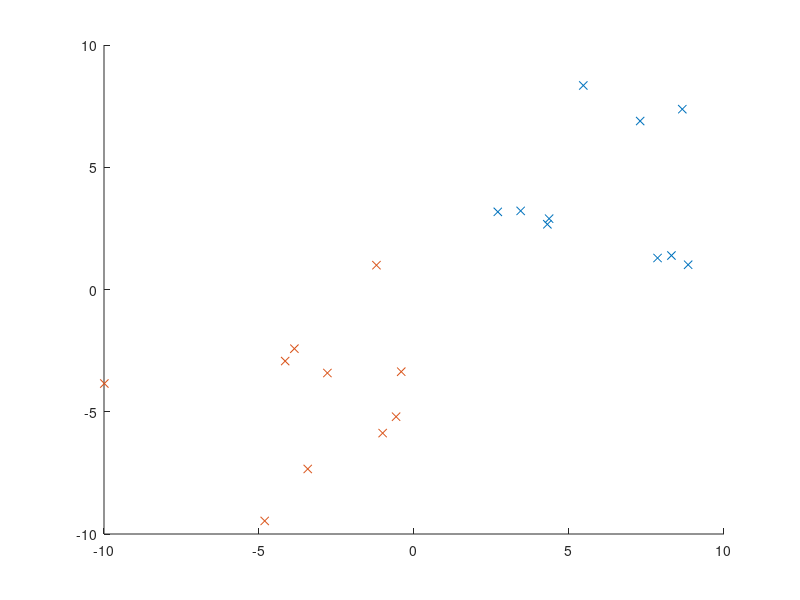

This figure's MATLAB source: (Note: this script raises an error after producing the figure.)
%% generowanie zbioru

a1 = 10;
b1 = 1;
a2 = -10;
b2 = 1;

lambda = 1;

r1 = a1 + (b1-a1)*rand(10, 2);
y1 = ones(10, 1);
r2 = a2 + (b2-a2)*rand(10, 2);
y2 = -ones(10, 1);
 
setX = [r1; r2];
setY = [y1; y2];

fun = @(W) W(1:2)'*W(1:2);
A = [setX, -ones(20, 1)].*repmat(-setY, [1 3]);
W = fmincon(fun, ones(3, 1), A, -ones(20, 1));

Class = setX*W(1:2) - W(3) 



clf;
hold on;
plot(r1(:,1), r1(:, 2), 'x')
plot(r2(:,1), r2(:, 2), 'x')
hold off;



%% zadanie dualne

H = diag(setY)*setX;
H = H*H';

f = -ones(20, 1);
lambda = 0.1;

lb = zeros(20, 1);
ub = ones(20, 1) /(2*20*lambda);

Aeq = setY';
beq = 0;
[C, fval] = quadprog(H, f, [], [], Aeq, beq, lb);

Wd = zeros(1, 2);

for i = 1:20
	Wd = Wd + C(i) * setY(i) * setX(i, :);
end;

greatInx = find(C > 1e-5);

bd = Wd*setX(greatInx(1), :)' - setY(greatInx(1));